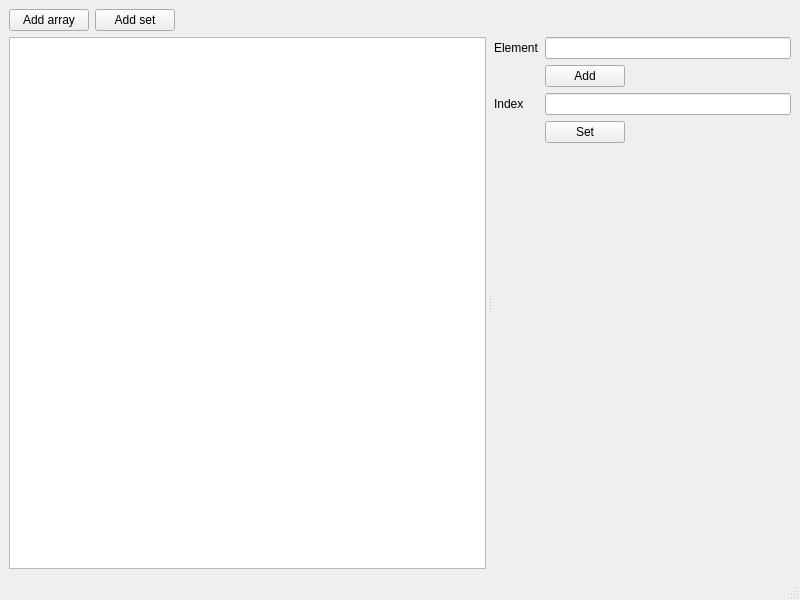
<?xml version="1.0" encoding="UTF-8"?>
<ui version="4.0">
 <class>MainWindow</class>
 <widget class="QMainWindow" name="MainWindow">
  <property name="geometry">
   <rect>
    <x>0</x>
    <y>0</y>
    <width>800</width>
    <height>600</height>
   </rect>
  </property>
  <property name="windowTitle">
   <string>MainWindow</string>
  </property>
  <widget class="QWidget" name="centralwidget">
   <layout class="QGridLayout" name="gridLayout">
    <item row="0" column="2">
     <spacer name="horizontalSpacer">
      <property name="orientation">
       <enum>Qt::Horizontal</enum>
      </property>
      <property name="sizeHint" stdset="0">
       <size>
        <width>40</width>
        <height>20</height>
       </size>
      </property>
     </spacer>
    </item>
    <item row="0" column="0">
     <widget class="QPushButton" name="addArrayButton">
      <property name="text">
       <string>Add array</string>
      </property>
     </widget>
    </item>
    <item row="0" column="1">
     <widget class="QPushButton" name="addSetButton">
      <property name="text">
       <string>Add set</string>
      </property>
     </widget>
    </item>
    <item row="1" column="0" colspan="3">
     <widget class="QSplitter" name="splitter">
      <property name="orientation">
       <enum>Qt::Horizontal</enum>
      </property>
      <property name="opaqueResize">
       <bool>true</bool>
      </property>
      <property name="handleWidth">
       <number>8</number>
      </property>
      <property name="childrenCollapsible">
       <bool>false</bool>
      </property>
      <widget class="QListWidget" name="collectionList">
       <property name="selectionBehavior">
        <enum>QAbstractItemView::SelectColumns</enum>
       </property>
      </widget>
      <widget class="QWidget" name="formLayoutWidget">
       <layout class="QFormLayout" name="formLayout">
        <property name="fieldGrowthPolicy">
         <enum>QFormLayout::ExpandingFieldsGrow</enum>
        </property>
        <property name="labelAlignment">
         <set>Qt::AlignLeading|Qt::AlignLeft|Qt::AlignVCenter</set>
        </property>
        <property name="formAlignment">
         <set>Qt::AlignLeading|Qt::AlignLeft|Qt::AlignTop</set>
        </property>
        <item row="0" column="0">
         <widget class="QLabel" name="elementLabel">
          <property name="text">
           <string>Element</string>
          </property>
         </widget>
        </item>
        <item row="0" column="1">
         <widget class="QLineEdit" name="elementLineEdit"/>
        </item>
        <item row="1" column="1">
         <widget class="QPushButton" name="addButton">
          <property name="text">
           <string>Add</string>
          </property>
         </widget>
        </item>
        <item row="2" column="0">
         <widget class="QLabel" name="indexLabel">
          <property name="text">
           <string>Index</string>
          </property>
         </widget>
        </item>
        <item row="2" column="1">
         <widget class="QLineEdit" name="indexLineEdit"/>
        </item>
        <item row="3" column="1">
         <widget class="QPushButton" name="setButton">
          <property name="text">
           <string>Set</string>
          </property>
         </widget>
        </item>
        <item row="4" column="1">
         <spacer name="verticalSpacer">
          <property name="orientation">
           <enum>Qt::Vertical</enum>
          </property>
          <property name="sizeHint" stdset="0">
           <size>
            <width>20</width>
            <height>40</height>
           </size>
          </property>
         </spacer>
        </item>
       </layout>
      </widget>
     </widget>
    </item>
   </layout>
  </widget>
  <widget class="QMenuBar" name="menubar">
   <property name="geometry">
    <rect>
     <x>0</x>
     <y>0</y>
     <width>800</width>
     <height>20</height>
    </rect>
   </property>
  </widget>
  <widget class="QStatusBar" name="statusbar"/>
 </widget>
 <resources/>
 <connections/>
</ui>
